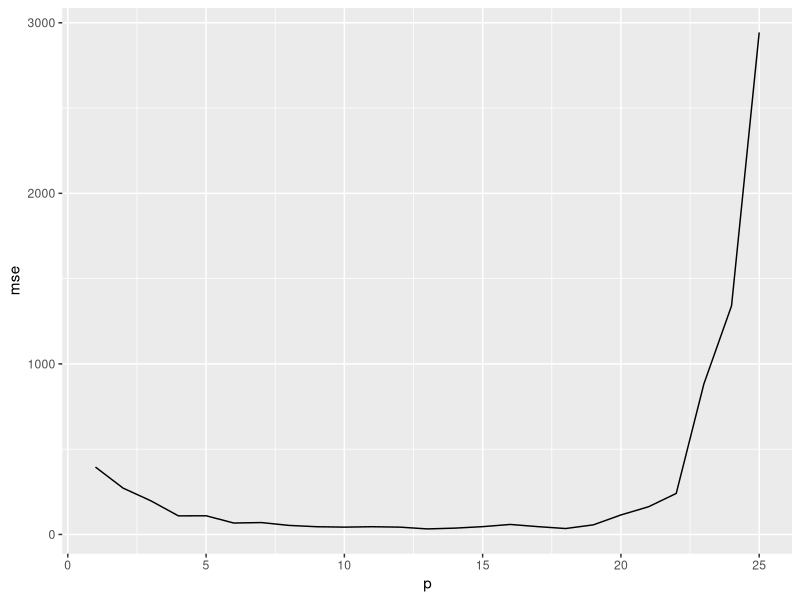
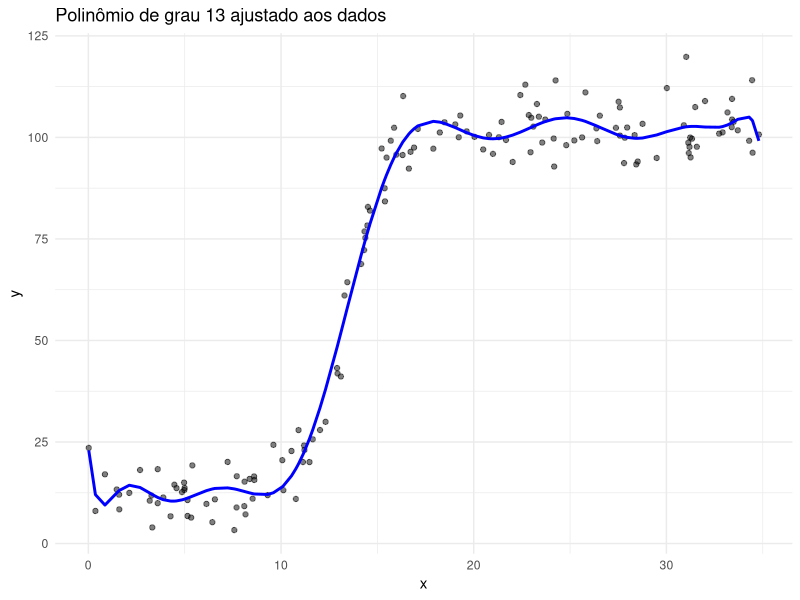

Write R code to recreate these figures, in order.
library(dplyr)
library(ggplot2)

rm(list = ls())

validacao_cruzada <- function(x, k = 3L) {
  # x: data frame que será dividido em k partes aproximadamente iguais
  # k: número de partes (folds) para a validação cruzada
  n <- nrow(x)
  x <- x[sample(nrow(x)), ]
  folds <- cut(1L:n, breaks = k, labels = FALSE)
  x$folds <- folds
  treino_validacao <- function(v_fold, split) {
    validacao <- x[x$folds == v_fold, ]
    treino <- x[x$folds != v_fold, ]
    validacao$info <- "validacao"
    treino$info <- "treino"
    d <- rbind(treino, validacao)
    d$split <- split
    d
  }

  d <- purrr::map_dfr(
    .x = 1L:k,
    .f = \(i) treino_validacao(i, split = i)
  )
  d$folds <- NULL
  d
}

#! Função de regressão real
gerando_dados <- function(n = 350L, ...) {
  f <- function(x, sd = 0.5, ...) {
    45 * tanh(x / 1.9 - 7) + 57 + rnorm(n, sd = sd)
    #45 * tanh(x)^3 + 4 + rnorm(n = n, ...)
  }

  tibble(x = runif(n = n, min = .Machine$double.xmin, max = 35)) |>
    mutate(y = f(x, ...)) |>
    relocate(y, .before = x)
}

tunagem <- function(cv, p_max = 25L) {
  # cv: data frame com os dados de treino e validação cruzada
  # p_max: grau máximo do polinômio a ser ajustado

  k <- max(cv$split)

  regressao <- function(p, i) {
    treino <- cv |>
      dplyr::filter(split == i, info == "treino")
    lm(y ~ poly(x, degree = p), data = treino)
  }

  avaliacao <- function(p) {
    one_step <- function(i) {
      r <- regressao(p, i)
      validacao <- cv |>
        dplyr::filter(split == i, info == "validacao")
      pred <- predict(r, newdata = validacao)
      mse <- mean((pred - validacao$y)^2)
      tibble(p = p, split = i, mse = mse)
    }
    purrr::map_dfr(.x = 1L:k, .f = one_step)
  }
  resultados <- purrr::map_dfr(.x = 1L:p_max, .f = avaliacao)
  resultados |>
    group_by(p) |>
    summarise(mse = mean(mse))
}

set.seed(123)
dados <- gerando_dados(n = 150, mean = 0, sd = 5.5)

#! Conjunto de validação cruzada
cv <- validacao_cruzada(dados, k = 10L)

r <- tunagem(cv, p_max = 25)
r |>
  ggplot(aes(x = p, y = mse)) +
  geom_line()


# Plotando a regressao polinomial com o melhor grau
melhor_grau <- r |>
  filter(mse == min(mse)) |>
  pull(p) |>
  as.integer()

modelo_final <- lm(y ~ poly(x, degree = melhor_grau), data = dados)
dados |>
  mutate(y_chapeu = predict(modelo_final)) |>
  ggplot(aes(x = x, y = y)) +
  geom_point(alpha = 0.5) +
  geom_line(aes(y = y_chapeu), color = "blue", size = 1) +
  labs(title = paste("Polinômio de grau", melhor_grau, "ajustado aos dados")) +
  theme_minimal()
